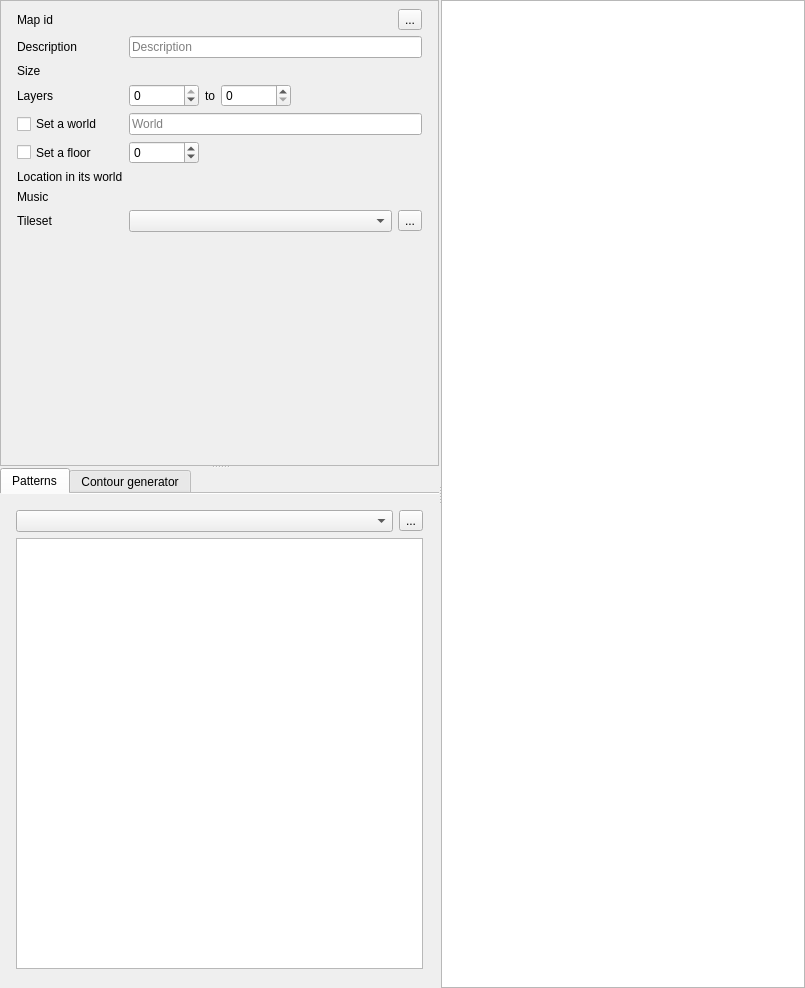
<?xml version="1.0" encoding="UTF-8"?>
<ui version="4.0">
 <class>SolarusEditor::MapEditor</class>
 <widget class="QWidget" name="SolarusEditor::MapEditor">
  <property name="geometry">
   <rect>
    <x>0</x>
    <y>0</y>
    <width>805</width>
    <height>988</height>
   </rect>
  </property>
  <property name="windowTitle">
   <string>Map editor</string>
  </property>
  <layout class="QHBoxLayout" name="horizontalLayout">
   <property name="spacing">
    <number>0</number>
   </property>
   <property name="leftMargin">
    <number>0</number>
   </property>
   <property name="topMargin">
    <number>0</number>
   </property>
   <property name="rightMargin">
    <number>0</number>
   </property>
   <property name="bottomMargin">
    <number>0</number>
   </property>
   <item>
    <widget class="QSplitter" name="splitter">
     <property name="orientation">
      <enum>Qt::Horizontal</enum>
     </property>
     <property name="handleWidth">
      <number>2</number>
     </property>
     <widget class="QWidget" name="map_side_view" native="true">
      <property name="sizePolicy">
       <sizepolicy hsizetype="Ignored" vsizetype="Expanding">
        <horstretch>0</horstretch>
        <verstretch>0</verstretch>
       </sizepolicy>
      </property>
      <layout class="QVBoxLayout" name="verticalLayout_2">
       <property name="leftMargin">
        <number>0</number>
       </property>
       <property name="topMargin">
        <number>0</number>
       </property>
       <property name="rightMargin">
        <number>0</number>
       </property>
       <property name="bottomMargin">
        <number>0</number>
       </property>
       <item>
        <widget class="QSplitter" name="map_side_splitter">
         <property name="orientation">
          <enum>Qt::Vertical</enum>
         </property>
         <property name="handleWidth">
          <number>2</number>
         </property>
         <property name="childrenCollapsible">
          <bool>false</bool>
         </property>
         <widget class="QScrollArea" name="map_properties_scroll_area">
          <property name="widgetResizable">
           <bool>true</bool>
          </property>
          <widget class="QWidget" name="map_properties_view">
           <property name="geometry">
            <rect>
             <x>0</x>
             <y>0</y>
             <width>457</width>
             <height>503</height>
            </rect>
           </property>
           <property name="sizePolicy">
            <sizepolicy hsizetype="Expanding" vsizetype="Expanding">
             <horstretch>0</horstretch>
             <verstretch>0</verstretch>
            </sizepolicy>
           </property>
           <layout class="QFormLayout" name="formLayout">
            <property name="leftMargin">
             <number>16</number>
            </property>
            <property name="topMargin">
             <number>8</number>
            </property>
            <property name="rightMargin">
             <number>16</number>
            </property>
            <property name="bottomMargin">
             <number>16</number>
            </property>
            <item row="0" column="0">
             <widget class="QLabel" name="map_id_label">
              <property name="toolTip">
               <string/>
              </property>
              <property name="text">
               <string>Map id</string>
              </property>
             </widget>
            </item>
            <item row="0" column="1">
             <layout class="QHBoxLayout" name="horizontalLayout_2">
              <property name="leftMargin">
               <number>0</number>
              </property>
              <property name="topMargin">
               <number>0</number>
              </property>
              <property name="rightMargin">
               <number>0</number>
              </property>
              <property name="bottomMargin">
               <number>0</number>
              </property>
              <item>
               <widget class="QLabel" name="map_id_field">
                <property name="sizePolicy">
                 <sizepolicy hsizetype="Ignored" vsizetype="Preferred">
                  <horstretch>0</horstretch>
                  <verstretch>0</verstretch>
                 </sizepolicy>
                </property>
                <property name="toolTip">
                 <string>Filename of the map (without extension)</string>
                </property>
                <property name="text">
                 <string/>
                </property>
                <property name="textInteractionFlags">
                 <set>Qt::LinksAccessibleByMouse|Qt::TextSelectableByMouse</set>
                </property>
               </widget>
              </item>
              <item>
               <widget class="QToolButton" name="open_script_button">
                <property name="toolTip">
                 <string>Open map script (F4)</string>
                </property>
                <property name="text">
                 <string>...</string>
                </property>
                <property name="icon">
                 <iconset resource="../../resources/images.qrc">
                  <normaloff>:/images/icon_script.svg</normaloff>:/images/icon_script.svg</iconset>
                </property>
               </widget>
              </item>
             </layout>
            </item>
            <item row="1" column="0">
             <widget class="QLabel" name="description_label">
              <property name="toolTip">
               <string/>
              </property>
              <property name="text">
               <string>Description</string>
              </property>
             </widget>
            </item>
            <item row="1" column="1">
             <widget class="QLineEdit" name="description_field">
              <property name="sizePolicy">
               <sizepolicy hsizetype="Expanding" vsizetype="Fixed">
                <horstretch>0</horstretch>
                <verstretch>0</verstretch>
               </sizepolicy>
              </property>
              <property name="toolTip">
               <string>User-friendly description to show in the editor</string>
              </property>
              <property name="placeholderText">
               <string>Description</string>
              </property>
              <property name="clearButtonEnabled">
               <bool>true</bool>
              </property>
             </widget>
            </item>
            <item row="2" column="0">
             <widget class="QLabel" name="size_label">
              <property name="text">
               <string>Size</string>
              </property>
             </widget>
            </item>
            <item row="2" column="1">
             <widget class="SolarusEditor::PairSpinBox" name="size_field" native="true"/>
            </item>
            <item row="3" column="0">
             <widget class="QLabel" name="layers_label">
              <property name="text">
               <string>Layers</string>
              </property>
             </widget>
            </item>
            <item row="3" column="1">
             <layout class="QHBoxLayout" name="horizontal_layout_6">
              <property name="leftMargin">
               <number>0</number>
              </property>
              <property name="topMargin">
               <number>0</number>
              </property>
              <property name="rightMargin">
               <number>0</number>
              </property>
              <property name="bottomMargin">
               <number>0</number>
              </property>
              <item>
               <widget class="QSpinBox" name="min_layer_field">
                <property name="minimumSize">
                 <size>
                  <width>70</width>
                  <height>0</height>
                 </size>
                </property>
                <property name="maximumSize">
                 <size>
                  <width>70</width>
                  <height>16777215</height>
                 </size>
                </property>
                <property name="minimum">
                 <number>-9999</number>
                </property>
                <property name="maximum">
                 <number>0</number>
                </property>
               </widget>
              </item>
              <item>
               <widget class="QLabel" name="layer_range_label">
                <property name="text">
                 <string>to</string>
                </property>
               </widget>
              </item>
              <item>
               <widget class="QSpinBox" name="max_layer_field">
                <property name="minimumSize">
                 <size>
                  <width>70</width>
                  <height>0</height>
                 </size>
                </property>
                <property name="maximumSize">
                 <size>
                  <width>70</width>
                  <height>16777215</height>
                 </size>
                </property>
                <property name="maximum">
                 <number>9999</number>
                </property>
               </widget>
              </item>
              <item>
               <spacer name="horizontal_spacer">
                <property name="orientation">
                 <enum>Qt::Horizontal</enum>
                </property>
                <property name="sizeHint" stdset="0">
                 <size>
                  <width>0</width>
                  <height>0</height>
                 </size>
                </property>
               </spacer>
              </item>
             </layout>
            </item>
            <item row="4" column="0">
             <widget class="QCheckBox" name="world_check_box">
              <property name="sizePolicy">
               <sizepolicy hsizetype="Minimum" vsizetype="Preferred">
                <horstretch>0</horstretch>
                <verstretch>0</verstretch>
               </sizepolicy>
              </property>
              <property name="text">
               <string>Set a world</string>
              </property>
             </widget>
            </item>
            <item row="4" column="1">
             <widget class="QLineEdit" name="world_field">
              <property name="toolTip">
               <string>A name to group maps together</string>
              </property>
              <property name="placeholderText">
               <string>World</string>
              </property>
              <property name="clearButtonEnabled">
               <bool>true</bool>
              </property>
             </widget>
            </item>
            <item row="5" column="0">
             <widget class="QCheckBox" name="floor_check_box">
              <property name="sizePolicy">
               <sizepolicy hsizetype="Minimum" vsizetype="Preferred">
                <horstretch>0</horstretch>
                <verstretch>0</verstretch>
               </sizepolicy>
              </property>
              <property name="text">
               <string>Set a floor</string>
              </property>
             </widget>
            </item>
            <item row="5" column="1">
             <layout class="QHBoxLayout" name="horizontal_layout_4">
              <property name="leftMargin">
               <number>0</number>
              </property>
              <property name="topMargin">
               <number>0</number>
              </property>
              <property name="rightMargin">
               <number>0</number>
              </property>
              <property name="bottomMargin">
               <number>0</number>
              </property>
              <item>
               <widget class="QSpinBox" name="floor_field">
                <property name="minimumSize">
                 <size>
                  <width>70</width>
                  <height>0</height>
                 </size>
                </property>
                <property name="maximumSize">
                 <size>
                  <width>70</width>
                  <height>16777215</height>
                 </size>
                </property>
                <property name="toolTip">
                 <string>Floor number of the map</string>
                </property>
                <property name="minimum">
                 <number>-9999</number>
                </property>
                <property name="maximum">
                 <number>9999</number>
                </property>
               </widget>
              </item>
              <item>
               <spacer name="horizontal_spacer_3">
                <property name="orientation">
                 <enum>Qt::Horizontal</enum>
                </property>
                <property name="sizeHint" stdset="0">
                 <size>
                  <width>0</width>
                  <height>0</height>
                 </size>
                </property>
               </spacer>
              </item>
             </layout>
            </item>
            <item row="6" column="0">
             <widget class="QLabel" name="location_label">
              <property name="text">
               <string>Location in its world</string>
              </property>
              <property name="wordWrap">
               <bool>true</bool>
              </property>
             </widget>
            </item>
            <item row="6" column="1">
             <widget class="SolarusEditor::PairSpinBox" name="location_field" native="true"/>
            </item>
            <item row="8" column="0">
             <widget class="QLabel" name="music_label">
              <property name="text">
               <string>Music</string>
              </property>
             </widget>
            </item>
            <item row="8" column="1">
             <widget class="SolarusEditor::MusicChooser" name="music_field" native="true"/>
            </item>
            <item row="9" column="0">
             <widget class="QLabel" name="tileset_label">
              <property name="text">
               <string>Tileset</string>
              </property>
             </widget>
            </item>
            <item row="9" column="1">
             <layout class="QHBoxLayout" name="horizontalLayout_4">
              <property name="leftMargin">
               <number>0</number>
              </property>
              <property name="topMargin">
               <number>0</number>
              </property>
              <property name="rightMargin">
               <number>0</number>
              </property>
              <property name="bottomMargin">
               <number>0</number>
              </property>
              <item>
               <widget class="SolarusEditor::ResourceSelector" name="tileset_field">
                <property name="toolTip">
                 <string>Tileset of the map</string>
                </property>
               </widget>
              </item>
              <item>
               <widget class="QToolButton" name="tileset_edit_button">
                <property name="text">
                 <string>...</string>
                </property>
                <property name="icon">
                 <iconset resource="../../resources/images.qrc">
                  <normaloff>:/images/icon_edit.svg</normaloff>:/images/icon_edit.svg</iconset>
                </property>
               </widget>
              </item>
             </layout>
            </item>
            <item row="10" column="0" colspan="2">
             <spacer name="verticalSpacer_2">
              <property name="orientation">
               <enum>Qt::Vertical</enum>
              </property>
              <property name="sizeType">
               <enum>QSizePolicy::Expanding</enum>
              </property>
              <property name="sizeHint" stdset="0">
               <size>
                <width>0</width>
                <height>0</height>
               </size>
              </property>
             </spacer>
            </item>
           </layout>
          </widget>
         </widget>
         <widget class="QTabWidget" name="tileset_tab_widget">
          <property name="currentIndex">
           <number>0</number>
          </property>
          <property name="documentMode">
           <bool>true</bool>
          </property>
          <widget class="QWidget" name="patterns_tab">
           <attribute name="icon">
            <iconset resource="../../resources/images.qrc">
             <normaloff>:/images/icon_tile.svg</normaloff>:/images/icon_tile.svg</iconset>
           </attribute>
           <attribute name="title">
            <string>Patterns</string>
           </attribute>
           <layout class="QVBoxLayout" name="verticalLayout">
            <property name="leftMargin">
             <number>16</number>
            </property>
            <property name="topMargin">
             <number>16</number>
            </property>
            <property name="rightMargin">
             <number>16</number>
            </property>
            <property name="bottomMargin">
             <number>19</number>
            </property>
            <item>
             <layout class="QHBoxLayout" name="horizontal_layout_8">
              <property name="leftMargin">
               <number>0</number>
              </property>
              <property name="topMargin">
               <number>0</number>
              </property>
              <property name="rightMargin">
               <number>0</number>
              </property>
              <property name="bottomMargin">
               <number>0</number>
              </property>
              <item>
               <widget class="SolarusEditor::ResourceSelector" name="patterns_tileset_field">
                <property name="toolTip">
                 <string>Tileset of the map</string>
                </property>
               </widget>
              </item>
              <item>
               <widget class="QToolButton" name="patterns_tileset_edit_button">
                <property name="toolTip">
                 <string>Edit tileset (Ctrl-T)</string>
                </property>
                <property name="text">
                 <string>...</string>
                </property>
                <property name="icon">
                 <iconset resource="../../resources/images.qrc">
                  <normaloff>:/images/icon_edit.svg</normaloff>:/images/icon_edit.svg</iconset>
                </property>
                <property name="shortcut">
                 <string>Ctrl+T</string>
                </property>
               </widget>
              </item>
             </layout>
            </item>
            <item>
             <widget class="SolarusEditor::TilesetView" name="tileset_view">
              <property name="sizePolicy">
               <sizepolicy hsizetype="Expanding" vsizetype="Expanding">
                <horstretch>0</horstretch>
                <verstretch>0</verstretch>
               </sizepolicy>
              </property>
             </widget>
            </item>
           </layout>
          </widget>
          <widget class="QWidget" name="border_sets_tab">
           <attribute name="icon">
            <iconset resource="../../resources/images.qrc">
             <normaloff>:/images/icon_border_set.svg</normaloff>:/images/icon_border_set.svg</iconset>
           </attribute>
           <attribute name="title">
            <string>Contour generator</string>
           </attribute>
           <layout class="QVBoxLayout" name="verticalLayout_3">
            <property name="leftMargin">
             <number>16</number>
            </property>
            <property name="topMargin">
             <number>16</number>
            </property>
            <property name="rightMargin">
             <number>16</number>
            </property>
            <property name="bottomMargin">
             <number>19</number>
            </property>
            <item>
             <widget class="QGroupBox" name="groupBox">
              <property name="title">
               <string>Generate contour tiles around the selection</string>
              </property>
              <layout class="QVBoxLayout" name="verticalLayout_4">
               <property name="leftMargin">
                <number>8</number>
               </property>
               <property name="topMargin">
                <number>8</number>
               </property>
               <property name="rightMargin">
                <number>8</number>
               </property>
               <property name="bottomMargin">
                <number>8</number>
               </property>
               <item>
                <layout class="QFormLayout" name="formLayout_2">
                 <property name="leftMargin">
                  <number>0</number>
                 </property>
                 <property name="topMargin">
                  <number>0</number>
                 </property>
                 <property name="rightMargin">
                  <number>0</number>
                 </property>
                 <property name="bottomMargin">
                  <number>0</number>
                 </property>
                 <item row="0" column="0">
                  <widget class="QLabel" name="label_2">
                   <property name="text">
                    <string>Tileset</string>
                   </property>
                  </widget>
                 </item>
                 <item row="0" column="1">
                  <layout class="QHBoxLayout" name="horizontal_layout_7">
                   <property name="leftMargin">
                    <number>0</number>
                   </property>
                   <property name="topMargin">
                    <number>0</number>
                   </property>
                   <property name="rightMargin">
                    <number>0</number>
                   </property>
                   <property name="bottomMargin">
                    <number>0</number>
                   </property>
                   <item>
                    <widget class="SolarusEditor::ResourceSelector" name="border_set_tileset_field">
                     <property name="toolTip">
                      <string>Tileset of the map</string>
                     </property>
                    </widget>
                   </item>
                   <item>
                    <widget class="QToolButton" name="border_set_tileset_edit_button">
                     <property name="toolTip">
                      <string>Edit tileset (Ctrl-T)</string>
                     </property>
                     <property name="text">
                      <string>...</string>
                     </property>
                     <property name="icon">
                      <iconset resource="../../resources/images.qrc">
                       <normaloff>:/images/icon_edit.svg</normaloff>:/images/icon_edit.svg</iconset>
                     </property>
                     <property name="shortcut">
                      <string>Ctrl+T</string>
                     </property>
                    </widget>
                   </item>
                  </layout>
                 </item>
                 <item row="1" column="0">
                  <widget class="QLabel" name="label">
                   <property name="text">
                    <string>Contour</string>
                   </property>
                  </widget>
                 </item>
                 <item row="1" column="1">
                  <widget class="SolarusEditor::BorderSetSelector" name="border_set_field">
                   <property name="iconSize">
                    <size>
                     <width>32</width>
                     <height>32</height>
                    </size>
                   </property>
                  </widget>
                 </item>
                </layout>
               </item>
               <item>
                <layout class="QHBoxLayout" name="horizontalLayout_3">
                 <property name="leftMargin">
                  <number>0</number>
                 </property>
                 <property name="topMargin">
                  <number>0</number>
                 </property>
                 <property name="rightMargin">
                  <number>0</number>
                 </property>
                 <property name="bottomMargin">
                  <number>0</number>
                 </property>
                 <item>
                  <spacer name="horizontalSpacer">
                   <property name="orientation">
                    <enum>Qt::Horizontal</enum>
                   </property>
                   <property name="sizeHint" stdset="0">
                    <size>
                     <width>0</width>
                     <height>0</height>
                    </size>
                   </property>
                  </spacer>
                 </item>
                 <item>
                  <widget class="QPushButton" name="generate_borders_button">
                   <property name="toolTip">
                    <string>Generate contour tiles around the selection (Ctrl+B)</string>
                   </property>
                   <property name="text">
                    <string>Generate tiles</string>
                   </property>
                   <property name="icon">
                    <iconset resource="../../resources/images.qrc">
                     <normaloff>:/images/icon_stars.svg</normaloff>:/images/icon_stars.svg</iconset>
                   </property>
                  </widget>
                 </item>
                </layout>
               </item>
              </layout>
             </widget>
            </item>
            <item>
             <spacer name="verticalSpacer">
              <property name="orientation">
               <enum>Qt::Vertical</enum>
              </property>
              <property name="sizeHint" stdset="0">
               <size>
                <width>0</width>
                <height>0</height>
               </size>
              </property>
             </spacer>
            </item>
           </layout>
          </widget>
         </widget>
        </widget>
       </item>
      </layout>
     </widget>
     <widget class="QWidget" name="layoutWidget">
      <layout class="QVBoxLayout" name="entity_creation_layout">
       <property name="spacing">
        <number>0</number>
       </property>
       <property name="leftMargin">
        <number>0</number>
       </property>
       <property name="topMargin">
        <number>0</number>
       </property>
       <property name="rightMargin">
        <number>0</number>
       </property>
       <property name="bottomMargin">
        <number>0</number>
       </property>
       <item>
        <widget class="SolarusEditor::MapView" name="map_view"/>
       </item>
      </layout>
     </widget>
    </widget>
   </item>
  </layout>
 </widget>
 <customwidgets>
  <customwidget>
   <class>SolarusEditor::ResourceSelector</class>
   <extends>QComboBox</extends>
   <header>include/widgets/resource_selector.h</header>
  </customwidget>
  <customwidget>
   <class>SolarusEditor::PairSpinBox</class>
   <extends>QWidget</extends>
   <header>widgets/pair_spin_box.h</header>
   <container>1</container>
  </customwidget>
  <customwidget>
   <class>SolarusEditor::TilesetView</class>
   <extends>QGraphicsView</extends>
   <header>widgets/tileset_view.h</header>
  </customwidget>
  <customwidget>
   <class>SolarusEditor::MapView</class>
   <extends>QGraphicsView</extends>
   <header>widgets/map_view.h</header>
  </customwidget>
  <customwidget>
   <class>SolarusEditor::MusicChooser</class>
   <extends>QWidget</extends>
   <header>widgets/music_chooser.h</header>
   <container>1</container>
  </customwidget>
  <customwidget>
   <class>SolarusEditor::BorderSetSelector</class>
   <extends>QComboBox</extends>
   <header>widgets/border_set_selector.h</header>
  </customwidget>
 </customwidgets>
 <resources>
  <include location="../../resources/images.qrc"/>
 </resources>
 <connections/>
</ui>
